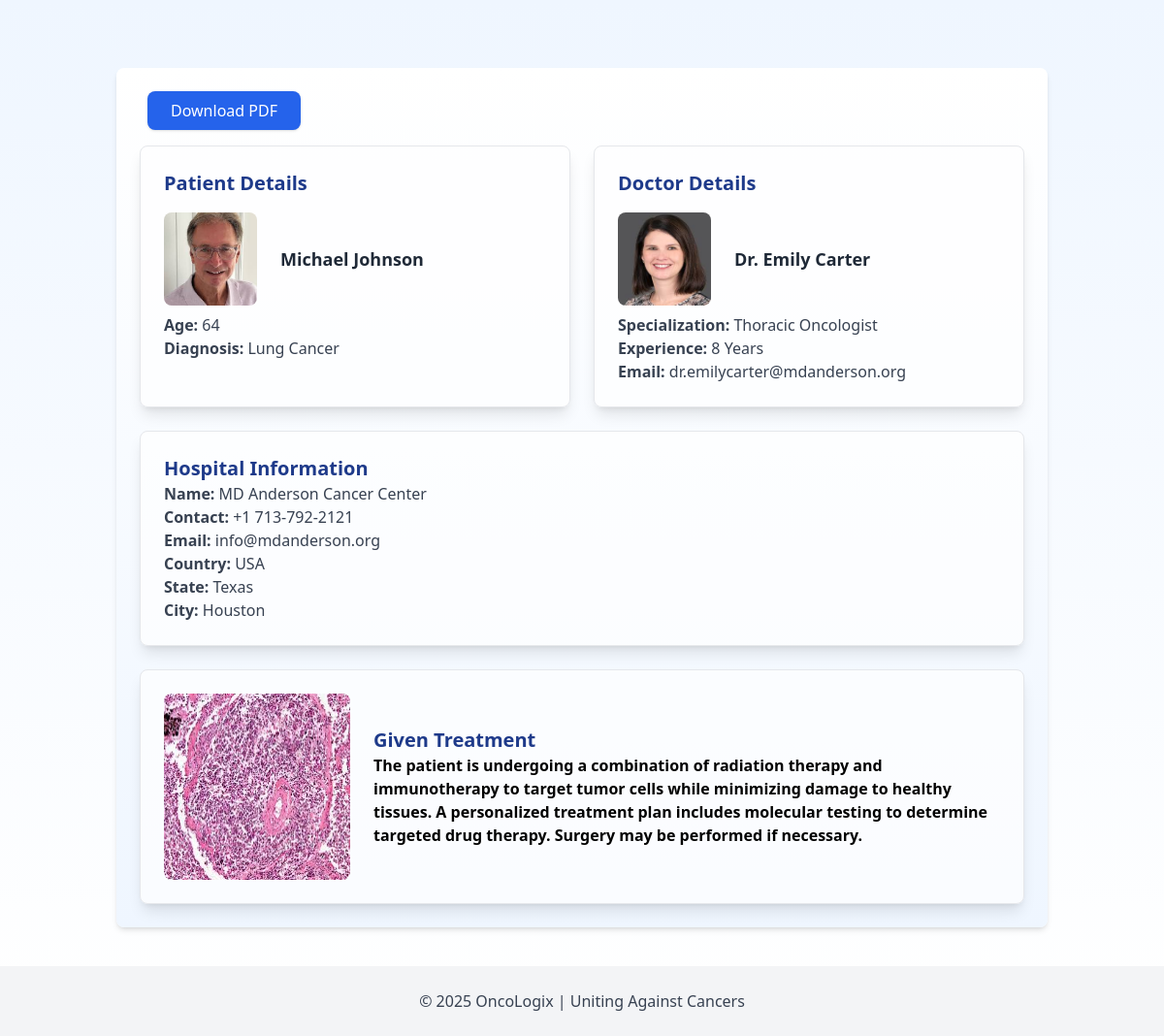
/3_Tumor_Collaction/patient_details.php?c_id=11, run on the app's committed database.
### tables this page shows
CREATE TABLE `cases` (
  `c_id` int(11) NOT NULL,
  `p_id` int(11) DEFAULT NULL,
  `d_id` int(11) DEFAULT NULL,
  `h_id` int(11) DEFAULT NULL,
  `t_id` int(11) DEFAULT NULL,
  `cancer_type` varchar(100) NOT NULL,
  `patient_date` date NOT NULL DEFAULT current_timestamp()
);

CREATE TABLE `patient` (
  `p_id` int(11) NOT NULL,
  `P_name` varchar(100) NOT NULL,
  `age` int(11) NOT NULL,
  `p_image` varchar(255) DEFAULT NULL
);

CREATE TABLE `doctor` (
  `d_id` int(11) NOT NULL,
  `d_name` varchar(100) NOT NULL,
  `experience` int(11) NOT NULL,
  `specialization` varchar(100) NOT NULL,
  `d_photo` varchar(255) DEFAULT NULL,
  `email` varchar(100) NOT NULL
);

CREATE TABLE `hospital` (
  `h_id` int(11) NOT NULL,
  `h_name` varchar(100) NOT NULL,
  `email` varchar(100) NOT NULL,
  `contactNo` varchar(15) NOT NULL,
  `country` varchar(100) NOT NULL,
  `state` varchar(100) NOT NULL,
  `city` varchar(100) NOT NULL
);

CREATE TABLE `treatment` (
  `t_id` int(11) NOT NULL,
  `t_given` text NOT NULL,
  `M_image` varchar(255) DEFAULT NULL
);

### 3_Tumor_Collaction/patient_details.php (the view, shortened to what this page needs)
<?php
include("../1_Admin_Panel/db_conn.php");
$c_id = intval($_SESSION['c_id']);
$query = "SELECT
    ca.c_id AS CancerID,
    ca.cancer_type AS CancerType,
    p.P_name AS PatientName,
    p.age AS PatientAge,
    p.p_image AS PatientImage,
    d.d_name AS DoctorName,
    d.specialization AS DoctorSpe,
    d.experience AS DoctorExp,
    d.d_photo AS DoctorImage,
    d.email AS DoctorEmail,
    h.h_name AS HosName,
    h.email AS HosEmail,
    h.contactNo AS HosContact,
    h.country AS HosCountry,
    h.state AS HosState,
    h.city AS HosCity,
    t.t_given AS TreatGiven,
    t.M_image AS TreatImage
FROM cases ca
JOIN patient p ON ca.p_id = p.p_id
JOIN doctor d ON ca.d_id = d.d_id
JOIN hospital h ON ca.h_id = h.h_id
JOIN treatment t ON ca.t_id = t.t_id
WHERE ca.c_id = ?";
$stmt = mysqli_prepare($conn, $query);
mysqli_stmt_bind_param($stmt, "i", $c_id);
if (!mysqli_stmt_execute($stmt)) {
    die("❌ Error: Query execution failed.");
}
$result = mysqli_stmt_get_result($stmt);
if (mysqli_num_rows($result) > 0) {
    $patientDetails = mysqli_fetch_assoc($result);
} else {
    die("❌ Error: No records found for Cancer ID $c_id.");
}
?>
<!DOCTYPE html>
<html lang="en">
<head>
    <script src="https://cdn.tailwindcss.com"></script>
</head>
<body class="bg-gradient-to-b from-blue-50 to-white">
    <div class="container mx-auto p-6 shadow-md rounded-lg mt-[70px] bg-gradient-to-b from-white to-blue-50 lg:w-[80vw]">
        <button id="downloadPDF" onclick="generatePDF()" class="mb-4 ml-2 px-6 py-2 bg-blue-600 text-white rounded-lg shadow">Download PDF</button>
        <div class="flex flex-wrap md:flex-nowrap gap-6">
            <div class="flex-1 bg-white/70 shadow-lg p-6 rounded-lg border border-gray-200">
                <h3 class="text-xl font-semibold text-blue-900 mb-4">Patient Details</h3>
                <div class="flex items-center">
                    <img src="<?= !empty($patientDetails['PatientImage']) ? '../1_Admin_Panel/uploads/' . htmlspecialchars($patientDetails['PatientImage']) : './assets/img/unknown.jpg' ?>"
                        alt="Patient Image" class="w-24 h-24 rounded-lg mr-6">
                    <p class="text-lg font-semibold text-gray-800"><?= htmlspecialchars($patientDetails['PatientName']); ?></p>
                </div>
                <p class="text-gray-700 mt-[8px]"><strong>Age:</strong> <?= htmlspecialchars($patientDetails['PatientAge']); ?></p>
                <p class="text-gray-700"><strong>Diagnosis:</strong> <?= htmlspecialchars($patientDetails['CancerType']); ?></p>
            </div>
            <div class="flex-1 bg-white/70 shadow-lg p-6 rounded-lg border border-gray-200">
                <h3 class="text-xl font-semibold text-blue-900 mb-4">Doctor Details</h3>
                <div class="flex items-center">
                    <img src="<?= !empty($patientDetails['DoctorImage']) ? '../1_Admin_Panel/uploads/' . htmlspecialchars($patientDetails['DoctorImage']) : './assets/img/unknown.jpg' ?>"
                        alt="Doctor Image" class="w-24 h-24 rounded-lg mr-6">
                    <p class="text-lg font-semibold text-gray-800"><?= htmlspecialchars($patientDetails['DoctorName']); ?></p>
                </div>
                <p class="text-gray-700 mt-[8px]"><strong>Specialization:</strong> <?= htmlspecialchars($patientDetails['DoctorSpe']); ?></p>
                <p class="text-gray-700"><strong>Experience:</strong> <?= htmlspecialchars($patientDetails['DoctorExp']); ?> Years</p>
                <p class="text-gray-700"><strong>Email:</strong> <?= htmlspecialchars($patientDetails['DoctorEmail']); ?></p>
            </div>
        </div>
        <div class="mt-6 bg-white/70 shadow-lg p-6 rounded-lg border border-gray-200">
            <h3 class="text-xl font-semibold text-blue-900">Hospital Information</h3>
            <p class="text-gray-700"><strong>Name:</strong> <?= htmlspecialchars($patientDetails['HosName']); ?></p>
            <p class="text-gray-700"><strong>Contact:</strong> <?= htmlspecialchars($patientDetails['HosContact']); ?></p>
            <p class="text-gray-700"><strong>Email:</strong> <?= htmlspecialchars($patientDetails['HosEmail']); ?></p>
            <p class="text-gray-700"><strong>Country:</strong> <?= htmlspecialchars($patientDetails['HosCountry']); ?></p>
            <p class="text-gray-700"><strong>State:</strong> <?= htmlspecialchars($patientDetails['HosState']); ?></p>
            <p class="text-gray-700"><strong>City:</strong> <?= htmlspecialchars($patientDetails['HosCity']); ?></p>
        </div>
        <div class="mt-6 bg-white/70 shadow-lg p-6 rounded-lg border border-gray-200 flex items-center">
            <img src="<?= !empty($patientDetails['TreatImage']) ? '../1_Admin_Panel/uploads/' . htmlspecialchars($patientDetails['TreatImage']) : './assets/img/unknown.jpg' ?>"
                alt="Treatment Image" class="w-48 h-48 rounded-lg mr-6">
            <div>
                <h3 class="text-xl font-semibold text-blue-900">Given Treatment</h3>
                <p class="font-semibold"><?= htmlspecialchars($patientDetails['TreatGiven']); ?></p>
            </div>
        </div>
    </div>
    <?php include("../4_M_A_C/footer.php") ?>
</body>
</html>

### data on the page
cases: p.p_image (picture), p.P_name "Michael Johnson", p.age "64", cancer_type "Lung Cancer", d.d_photo (picture), d.d_name "Dr. Emily Carter", d.specialization "Thoracic Oncologist", d.experience "8", d.email "dr.emilycarter@mdanderson.org", h.h_name "MD Anderson Cancer Center", h.contactNo "+1 713-792-2121", h.email "info@mdanderson.org", h.country "USA", h.state "Texas", h.city "Houston", t.M_image (picture), t.t_given "The patient is undergoing a combination of radiation therapy and immunotherapy to target tumor cells while minimizing damage to healthy tissues. A personalized treatment plan includes molecular testing to determine targeted drug therapy. Surgery may be performed if necessary."
